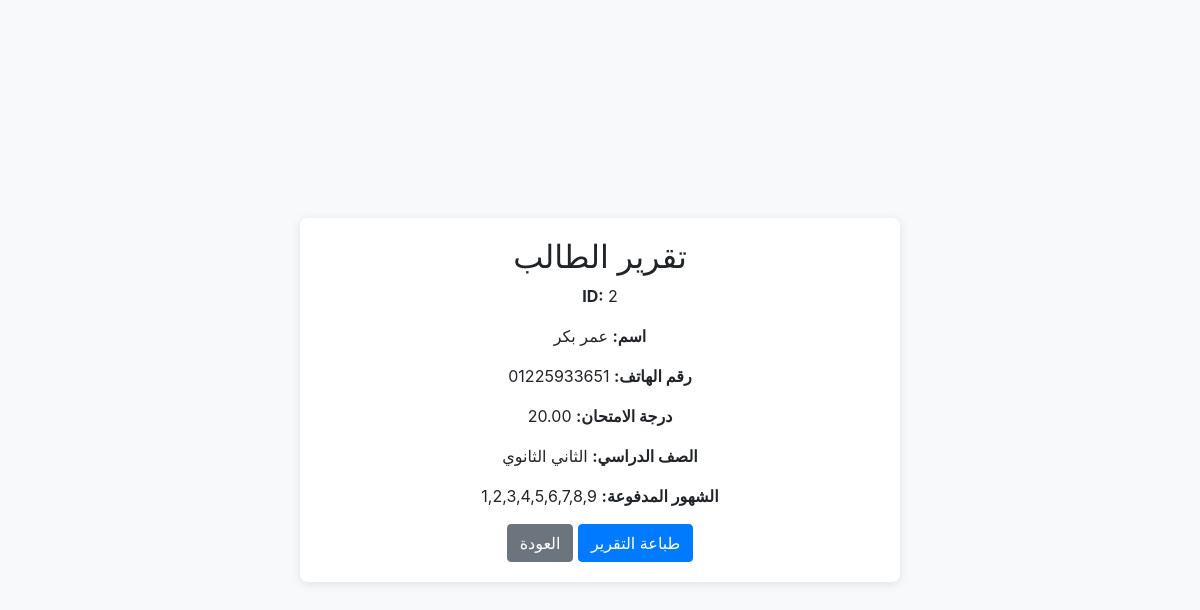
/report.php?id=2 (signed in), run on the app's committed database.
### tables this page shows
CREATE TABLE `students` (
  `id` int(11) NOT NULL,
  `name` varchar(100) NOT NULL,
  `phone` varchar(15) DEFAULT NULL,
  `exam_score` decimal(5,2) DEFAULT NULL,
  `grade` varchar(15) DEFAULT NULL,
  `months_paid` text DEFAULT NULL
);

### report.php (the view, shortened to what this page needs)
<?php
require('config.php');
$id = intval($_GET['id']);
$stmt = $conn->prepare("SELECT * FROM students WHERE id = ?");
$stmt->bind_param("i", $id);
$stmt->execute();
$result = $stmt->get_result();
$student = $result->fetch_assoc();
?>
<!DOCTYPE html>
<html lang="ar">
<head>
    <link rel="stylesheet" href="https://stackpath.bootstrapcdn.com/bootstrap/4.5.2/css/bootstrap.min.css">
</head>
<body>
<div class="container">
    <h2 class="text-center">تقرير الطالب</h2>
    <div class="mb-3">
        <strong>ID:</strong> <?= htmlspecialchars($student['id']) ?>
    </div>
    <div class="mb-3">
        <strong>اسم:</strong> <?= htmlspecialchars($student['name']) ?>
    </div>
    <div class="mb-3">
        <strong>رقم الهاتف:</strong> <?= htmlspecialchars($student['phone']) ?>
    </div>
    <div class="mb-3">
        <strong>درجة الامتحان:</strong> <?= htmlspecialchars($student['exam_score']) ?>
    </div>
    <div class="mb-3">
        <strong>الصف الدراسي:</strong> <?= htmlspecialchars($student['grade']) ?>
    </div>
    <div class="mb-3">
        <strong>الشهور المدفوعة:</strong> <?= htmlspecialchars($student['months_paid']) ?>
    </div>
    <div class="no-print">
        <button onclick="printReport()" class="btn btn-primary">طباعة التقرير</button>
        <a href="index.php" class="btn btn-secondary">العودة</a>
    </div>
</div>
</body>
</html>

### report.php (style rules this page uses)
body { background-color: #f8f9fa; display: flex; justify-content: center; align-items: center; height: 100vh; margin: 0; }
.container { background: white; padding: 20px; border-radius: 8px; box-shadow: 0 2px 10px rgba(0, 0, 0, 0.1); width: 80%; max-width: 600px; direction: rtl; text-align: center; }

### data on the page
students: id "2", name "عمر بكر", phone "01225933651", exam_score "20.00", grade "الثاني الثانوي", months_paid "1,2,3,4,5,6,7,8,9"
